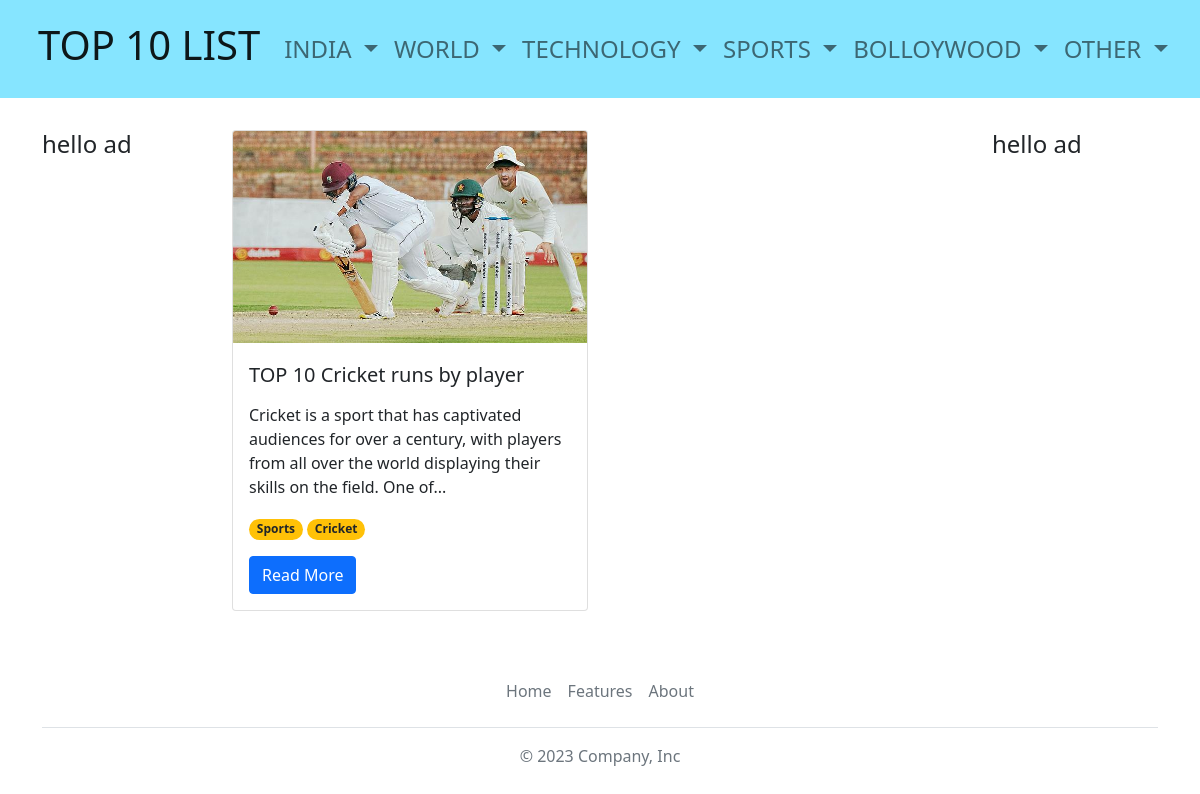
Page /TOPLIST/Sports on the committed database.
### Main/models.py (models this page shows, shortened)
class Post(models.Model):
    name = models.CharField(max_length=100)
    slug = models.SlugField(max_length=200, unique=True)
    description = models.TextField()
    thumbnail = models.ImageField(upload_to='thumbnail/')
    created_on = models.DateTimeField(auto_now_add=True)
    status = models.IntegerField(choices=STATUS, default=0)
    parent_cat= models.CharField(max_length=50)
    child_cat= models.CharField(max_length=50)
    is_affiliate=models.BooleanField(default=False)
    title_number_10=models.CharField(max_length=100,default='')
    img_number_10=models.ImageField(upload_to='post_images/',default='post_images/default.jpg')
    desc_number_10=models.CharField(max_length=500,default='')
    title_number_9=models.CharField(max_length=100,default='')
    img_number_9=models.ImageField(upload_to='post_images/',default='post_images/default.jpg')
    desc_number_9=models.CharField(max_length=500,default='')
    title_number_8=models.CharField(max_length=100,default='')
    img_number_8=models.ImageField(upload_to='post_images/',default='post_images/default.jpg')
    desc_number_8=models.CharField(max_length=500,default='')
    title_number_7=models.CharField(max_length=100,default='')
    img_number_7=models.ImageField(upload_to='post_images/',default='post_images/default.jpg')
    desc_number_7=models.CharField(max_length=500,default='')
    title_number_6=models.CharField(max_length=100,default='')
    img_number_6=models.ImageField(upload_to='post_images/',default='post_images/default.jpg')
    desc_number_6=models.CharField(max_length=500,default='')
    title_number_5=models.CharField(max_length=100,default='')
    img_number_5=models.ImageField(upload_to='post_images/',default='post_images/default.jpg')
    desc_number_5=models.CharField(max_length=500,default='')
    title_number_4=models.CharField(max_length=100,default='')
    img_number_4=models.ImageField(upload_to='post_images/',default='post_images/default.jpg')
    desc_number_4=models.CharField(max_length=500,default='')
    title_number_3=models.CharField(max_length=100,default='')
    img_number_3=models.ImageField(upload_to='post_images/',default='post_images/default.jpg')
    desc_number_3=models.CharField(max_length=500,default='')
    title_number_2=models.CharField(max_length=100,default='')
    img_number_2=models.ImageField(upload_to='post_images/',default='post_images/default.jpg')
    desc_number_2=models.CharField(max_length=500,default='')
    title_number_1=models.CharField(max_length=100,default='')
    img_number_1=models.ImageField(upload_to='post_images/',default='post_images/default.jpg')
    desc_number_1=models.CharField(max_length=500,default='')
    class Meta:
        ordering = ['-created_on']

### Main/views.py (the view)
# urls.py: path('TOPLIST/<str:parent_cat>',Parent_Cat.as_view(), name="parent_cat"),
class Parent_Cat(View):
    def get(self,request,parent_cat):
        allPosts = Post.objects.filter(parent_cat=parent_cat).order_by('-created_on')[:10]
        return render(request, 'index.html', {'allPosts': allPosts})

### Main/templates/index.html (shortened to what this page needs)
{% extends "base.html" %}
{% block content %}
{% load static %}
  <main class="mt-4 mb-5">
            <div class="container">
                <div class="row">
                  <div class="col-sm-2"></div>
                      <div class="col-sm-8">
                      </div>
                    <div class="col-sm-2"></div>
                </div>
              <div class="row">
                <div class="col-sm-2">
                  {% block rightsidebar %}
                  {% include 'test.html' %}
                  {% endblock rightsidebar %}
                </div>
                <div class="col-sm-8">
                  <div class="row row-cols-1 row-cols-md-2 g-4">
                        {% for post in allPosts%}
                            <div class="col">
                                  <div class="card mb-1">
                                    <img src={{ post.thumbnail.url }} class="card-img-top" alt="Image">
                                    <div class="card-body">
                                        <div class="row mt-1 mb-2"> <h5 class="card-title"> {{ post.name }}  </h5> </div>
                                        <p class="card-text">{{post.description|slice:"150"}}...</p>
                                        <p class="card-text">
                                           <span class="badge rounded-pill bg-warning ">
                                            <a href="{% url 'parent_cat' post.parent_cat %}" class="text-decoration-none link-dark"> {{ post.parent_cat}} </a>
                                            </span>
                                            <span class="badge rounded-pill bg-warning ">
                                              <a href="{% url 'child_cat' post.parent_cat post.child_cat %}" class="text-decoration-none link-dark"> {{ post.child_cat}} </a>
                                            </span>
                                      </p>
                                        <a href="{% url 'post_detail' post.slug  %}" class="btn btn-primary">Read More </a>
                                    </div>
                                  </div>
                            </div>
                          {% endfor %}
                        </div>
                </div>
                <div class="col-sm-2">
                  {% block leftsidebar %}
                  {% include 'test.html' %}
                  {% endblock leftsidebar %}
                </div>
              </div>
            </div>
          </main>
{%endblock%}

### rows in the picture
Post: thumbnail (picture), name "TOP 10 Cricket runs by player", description "Cricket is a sport that has captivated audiences for over a century, with players from all over the world displaying their skills on the field. One of", parent_cat "Sports", child_cat "Cricket"
